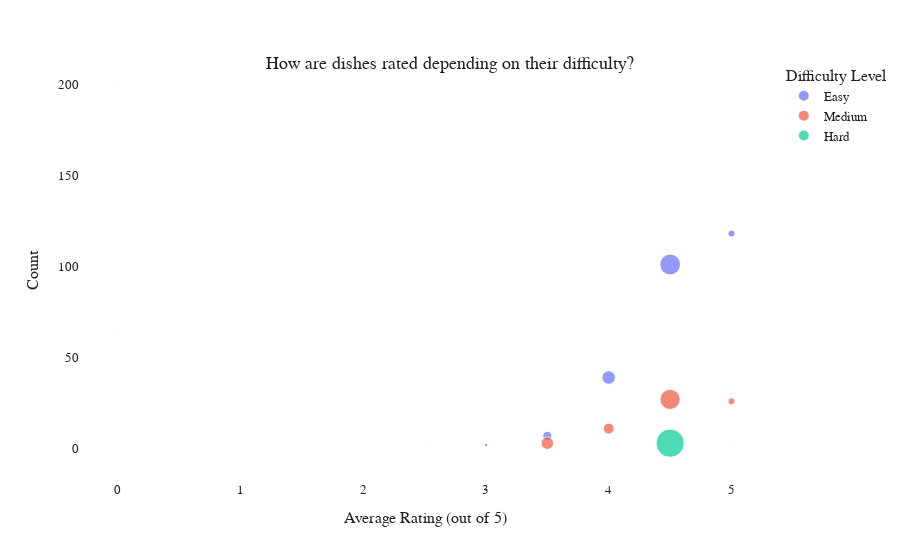

The code cell stored with this chart in its notebook:
### Code cell
import plotly.express as px

fig = px.scatter(x=diff_l_r['rating'], y=diff_l_r['count'], color = diff_l_r['difficulty'], 
                 size = diff_l_r['ave_likes'])

fig.update_layout(
    xaxis_title = 'Average Rating (out of 5)',
    yaxis_title = 'Count',
    title={
        'text': "How are dishes rated depending on their difficulty?",
        'y':0.9,
        'x':0.5,
        'xanchor': 'center',
        'yanchor': 'top'},
    font = {'family': 'Arial',
           'size': 13,
           'color': 'rgb(31,33,36)'},
    plot_bgcolor = 'rgba(0,0,0,0)',
    paper_bgcolor = 'rgba(0,0,0,0)',
    legend_title = 'Difficulty Level'
)


fig.show()

### Figure 1 — Plotly figure (JSON) as saved in the notebook; plotly's stock layout.template omitted (floating-point values rounded to 4 significant figures)
{"data": [{"hovertemplate": "color=Easy<br>x=%{x}<br>y=%{y}<br>size=%{marker.size}<extra></extra>", "legendgroup": "Easy", "marker": {"color": "#636efa", "size": [36, 3, 12, 324, 2245, 4891, 11703, 1360], "sizemode": "area", "sizeref": 53.97, "symbol": "circle"}, "mode": "markers", "name": "Easy", "orientation": "v", "showlegend": true, "type": "scatter", "x": [0, 2, 2.5, 3, 3.5, 4, 4.5, 5], "xaxis": "x", "y": [200, 1, 1, 2, 7, 39, 101, 118], "yaxis": "y"}, {"hovertemplate": "color=Medium<br>x=%{x}<br>y=%{y}<br>size=%{marker.size}<extra></extra>", "legendgroup": "Medium", "marker": {"color": "#EF553B", "size": [35, 10, 4198, 3167, 11050, 1304], "sizemode": "area", "sizeref": 53.97, "symbol": "circle"}, "mode": "markers", "name": "Medium", "orientation": "v", "showlegend": true, "type": "scatter", "x": [0, 3, 3.5, 4, 4.5, 5], "xaxis": "x", "y": [62, 1, 3, 11, 27, 26], "yaxis": "y"}, {"hovertemplate": "color=Hard<br>x=%{x}<br>y=%{y}<br>size=%{marker.size}<extra></extra>", "legendgroup": "Hard", "marker": {"color": "#00cc96", "size": [9, 21586, 24], "sizemode": "area", "sizeref": 53.97, "symbol": "circle"}, "mode": "markers", "name": "Hard", "orientation": "v", "showlegend": true, "type": "scatter", "x": [0, 4.5, 5], "xaxis": "x", "y": [2, 3, 2], "yaxis": "y"}], "layout": {"font": {"color": "rgb(31,33,36)", "family": "Arial", "size": 13}, "legend": {"itemsizing": "constant", "title": {"text": "Difficulty Level"}, "tracegroupgap": 0}, "margin": {"t": 60}, "paper_bgcolor": "rgba(0,0,0,0)", "plot_bgcolor": "rgba(0,0,0,0)", "title": {"text": "How are dishes rated depending on their difficulty?", "x": 0.5, "xanchor": "center", "y": 0.9, "yanchor": "top"}, "xaxis": {"anchor": "y", "domain": [0, 1], "title": {"text": "Average Rating (out of 5)"}}, "yaxis": {"anchor": "x", "domain": [0, 1], "title": {"text": "Count"}}}}
